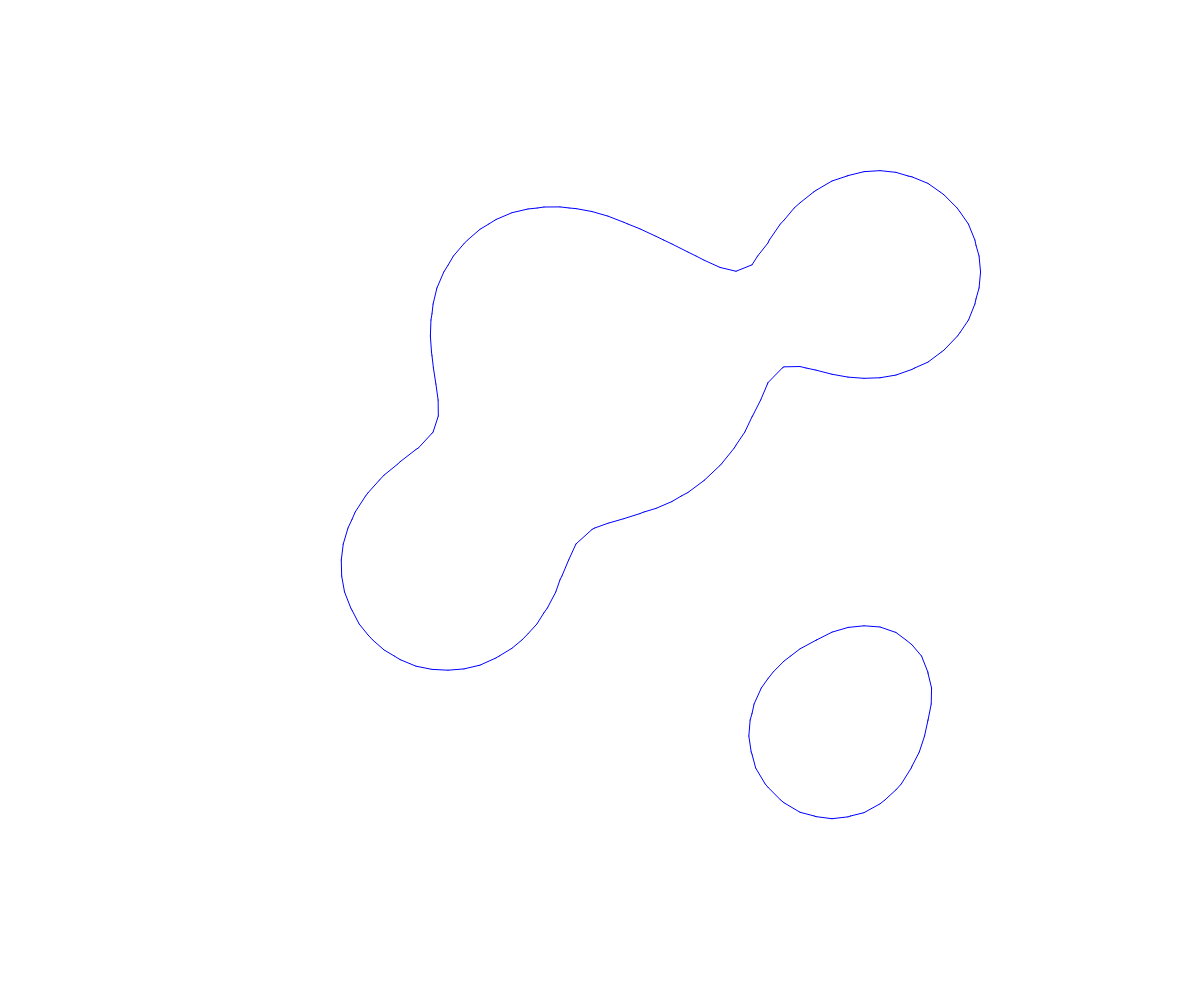
Frame 1 (no input)
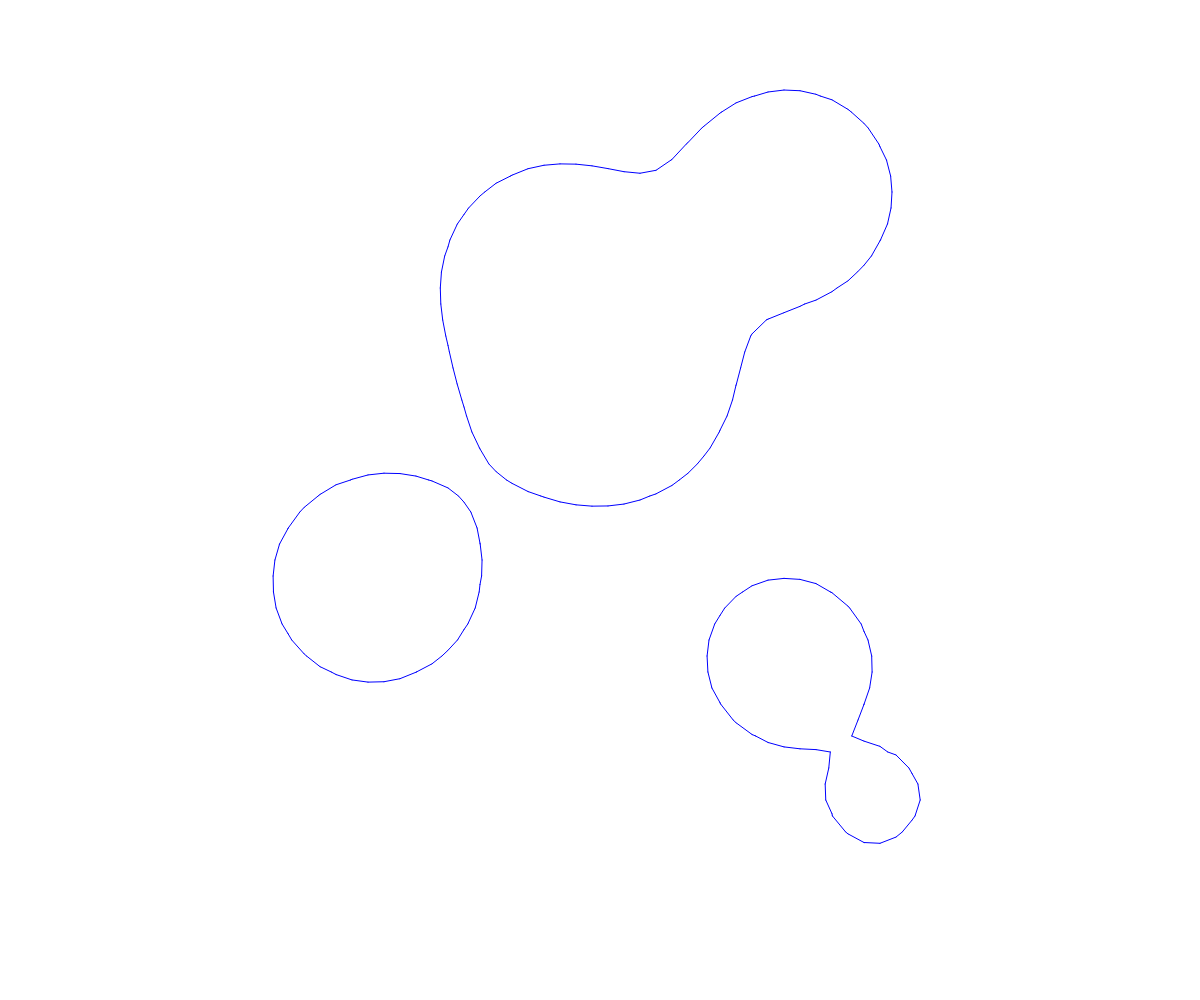
Frame 60 (no input)
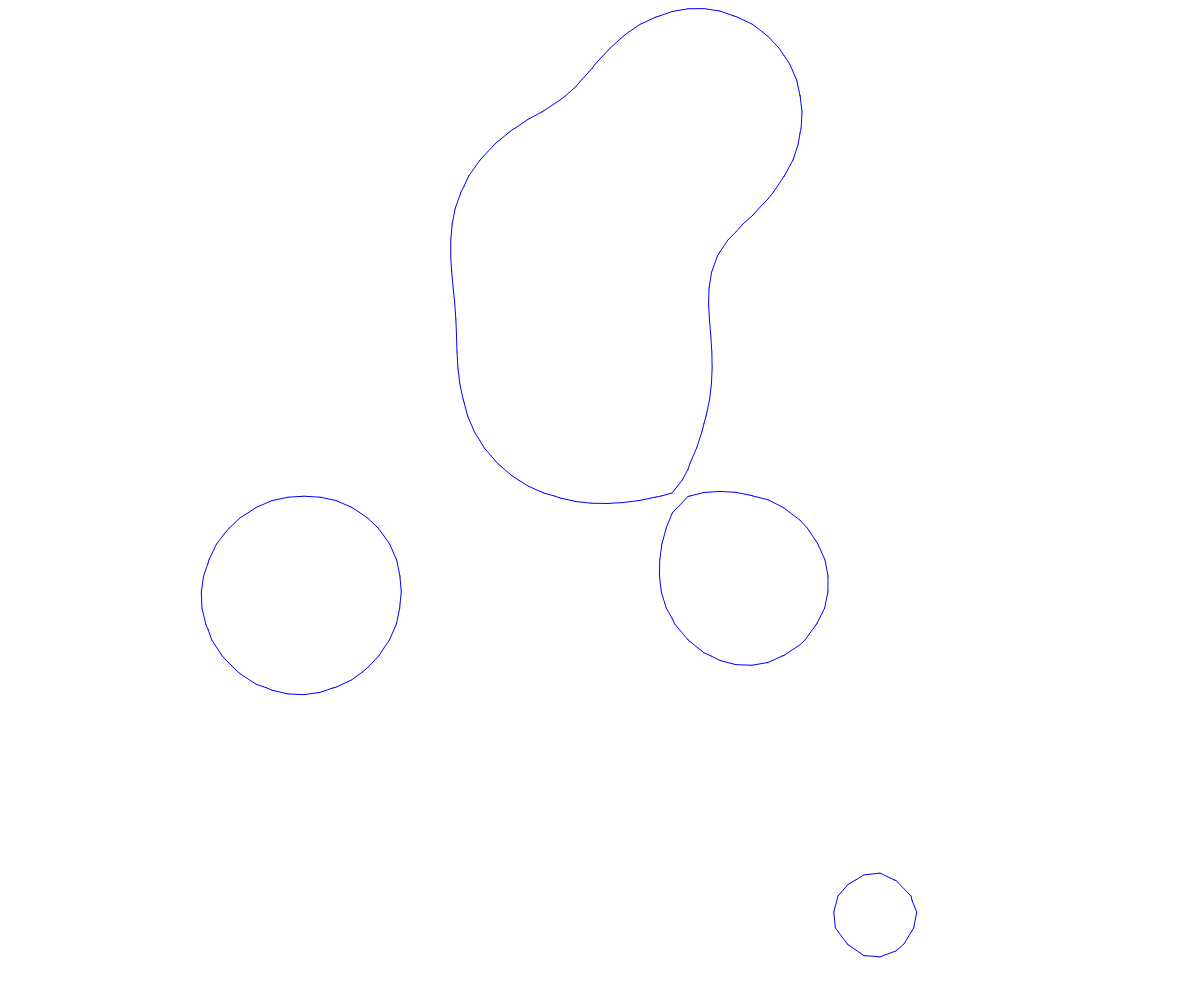
Frame 120 (the mouse pressed at the canvas centre since frame 60)

The p5.js sketch that drew these frames (run headless with seeded random() and noise() and a simulated clock; from frame 60 on, the mouse is pressed at the canvas centre):

// p5.js sketch
// ── sketch.js
/*

marching squares in P5js
by Dylan Greene
from https://codepen.io/dylangggg/pen/WNrVGYG
 
made after reading http://jamie-wong.com/2014/08/19/metaballs-and-marching-squares/

*/
let circles = [];
let gridPoints = [];

const NUM_BALLS = 6;
const RES = 16;
const HALF_RES = RES * 0.5;

function setup() {
	createCanvas(windowWidth,windowHeight);
	
	for(let i = 0; i < NUM_BALLS; i++) {
		circles.push(new MovingCircle());
	}
	
	const cols = width / RES + 1;
	const rows = height / RES + 1;
	for(let x = 0; x < cols; x++) {
		let rowArray = [];
		for(let y = 0; y < rows; y++) {
			rowArray.push(new Point(x * RES, y * RES));
		}
		gridPoints.push(rowArray);
	}
	
	// strokeCap(SQUARE);
}


function draw() {
	background(255);
	
	for(let i = 0; i < gridPoints.length; i++) {
		for(let j = 0; j < gridPoints[0].length; j++) {
			gridPoints[i][j].update();
		//	 gridPoints[i][j].drawDebug();
		}
	}
	stroke(0,0,255);
	
	for(let i = 0; i < gridPoints.length - 1; i++) {
		for(let j = 0; j < gridPoints[0].length - 1; j++) {
			const point1 = gridPoints[i][j].value;
			const point2 = gridPoints[i+1][j].value;
			const point3 = gridPoints[i+1][j+1].value;
			const point4 = gridPoints[i][j+1].value;
					
			const { x, y } = gridPoints[i][j];
			const binary = (point1 > 1 ? '1' : '0') + (point2 > 1 ? '1' : '0') + (point3 > 1 ? '1' : '0') + (point4 > 1 ? '1' : '0');
      switch(binary) {
				case '0000': {
					// 00
					// 00
					break;
				}
				case '0001': {
					const value1 = interpolate(y, point1, point4);
					const value2 = interpolate(x, point4, point3);
					
          line(x, value1, value2, y + RES);
					// 00
					// 10
					break;
				}
				case '0010': {
					const value1 = interpolate(x, point4, point3);
					const value2 = interpolate(y, point2, point3);
					line(value1, y + RES, x + RES, value2);
					// 00
					// 01
					break;
				}
				case '0011': {
					const value1 = interpolate(y, point1, point4);
					const value2 = interpolate(y, point2, point3);
					line(x, value1, x + RES, value2);
					// 00
					// 11
					break;
				}
				case '0100': {
					const value1 = interpolate(x, point1, point2);
					const value2 = interpolate(y, point2, point3);
					line(value1, y, x + RES, value2);
					// 01
					// 00
					break;
				}
				case '0101': {
					const value1 = interpolate(x, point1, point2);
					const value2 = interpolate(y, point1, point4);
					line(x, value2, value1, y);
					const value3 = interpolate(x, point4, point3);
					const value4 = interpolate(y, point2, point3);
					line(value3, y + RES, x + RES, value4);
					// 01
					// 10
					break;
				}
				case '0110': {
					const value1 = interpolate(x, point1, point2);
					const value2 = interpolate(x, point4, point3);
					line(value1, y, value2, y + RES);
					// 01
					// 01
					break;
				}
				case '0111': {
					const value1 = interpolate(x, point1, point2);
					const value2 = interpolate(y, point1, point4);
					line(x, value2, value1, y);
					// 01
					// 11
					break;
				}
				case '1000': {
					const value1 = interpolate(x, point1, point2);
					const value2 = interpolate(y, point1, point4);
					line(x, value2, value1, y);
					// 10
					// 00
					break;
				}
				case '1001': {
					const value1 = interpolate(x, point1, point2);
					const value2 = interpolate(x, point4, point3);
					line(value1, y, value2, y + RES);
					// 10
					// 10
					break;
				}
				case '1010': {
					const value1 = interpolate(x, point4, point3);
					const value2 = interpolate(y, point1, point4);
					line(x, value2, value1, y + RES);
					const value3 = interpolate(x, point1, point2);
					const value4 = interpolate(y, point2, point3);
					line(value3, y, x + RES, value4);
					// 10
					// 01
					break;
				}
				case '1011': {
					const value1 = interpolate(x, point1, point2);
					const value2 = interpolate(y, point2, point3);
					line(value1, y, x + RES, value2);
					// 10
					// 11
					break;
				}
				case '1100': {
					const value1 = interpolate(y, point1, point4);
					const value2 = interpolate(y, point2, point3);
					line(x, value1, x + RES, value2);
					// 11
					// 00
					break;
				}
				case '1101': {
					const value1 = interpolate(y, point2, point3);
					const value2 = interpolate(x, point4, point3);
					line(value2, y + RES, x + RES, value1);
					// 11
					// 10
					break;
				}
				case '1110': {
					const value1 = interpolate(x, point4, point3);
					const value2 = interpolate(y, point1, point4);
					line(x, value2, value1, y + RES);
					// 11
					// 01
					break;
				}
				case '1111': {
					// 11
					// 11
					break;
				}
			}
		}
	}
	
	circles.forEach((item) => {
		item.update();
	});
}

function MovingCircle() {
	this.d = Math.random() * 128 + 64;
	this.r = this.d * 0.5;
	
	this.x = Math.random() * (width * 0.5) + width * 0.25;
	this.y = Math.random() * (height * 0.5) + height * 0.25;
	
	this.moveX = (Math.random() * 4) - 2.0;
	this.moveY = (Math.random() * 4) - 2.0;
	
	this.update = function() {
		this.x += this.moveX;
		this.y += this.moveY;
		
		if(Math.abs(width - this.x) < this.r || this.x < this.r) {
			this.moveX *= -1;
		}
		
		if(Math.abs(height - this.y) < this.r || this.y < this.r) {
			this.moveY *= -1;
		}
	}
	
	this.drawDebug = function() {
		noFill();
		stroke(0);
		circle(this.x, this.y, this.d, this.d);
	}
}

function Point(x, y) {
	this.x = x;
	this.y = y;
	this.value = 0;
	
	this.update = function() {
		let value = 0;
		circles.forEach((item) => {
			value += (item.r * item.r) / ((this.x - item.x) * (this.x - item.x) + (this.y - item.y) * (this.y - item.y));
		});
		
		this.value = value;
	}
	
	this.drawDebug = function() {
		stroke(0);
		noFill();
		rect(this.x - 2, this.y - 2, 4, 4);
		line(this.x, this.y, this.x + RES, this.y);
		line(this.x, this.y, this.x, this.y + RES);
		
		if(this.value > 1) {
			noStroke();
			fill('#32CD32');
			rect(this.x - 4, this.y - 4, RES, RES);
		}
	}
}



function interpolate(val1, fval1, fval2) {
	return val1 + (val1 + RES - val1) * ((1 - fval1) / (fval2 - fval1))
}
